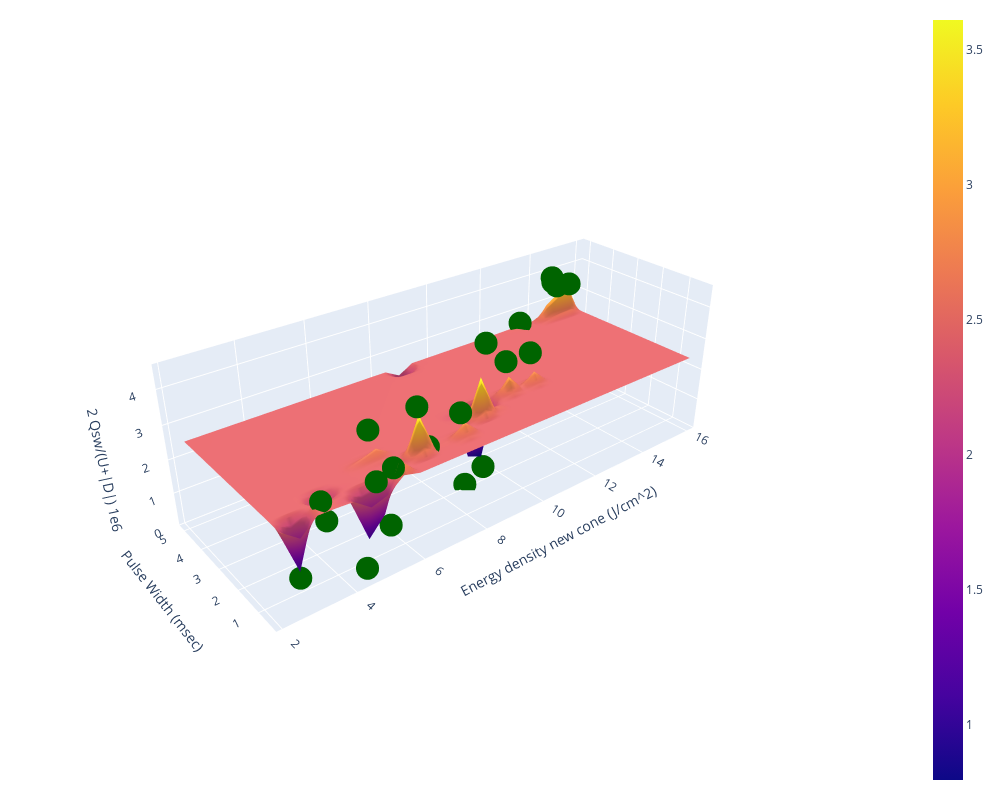
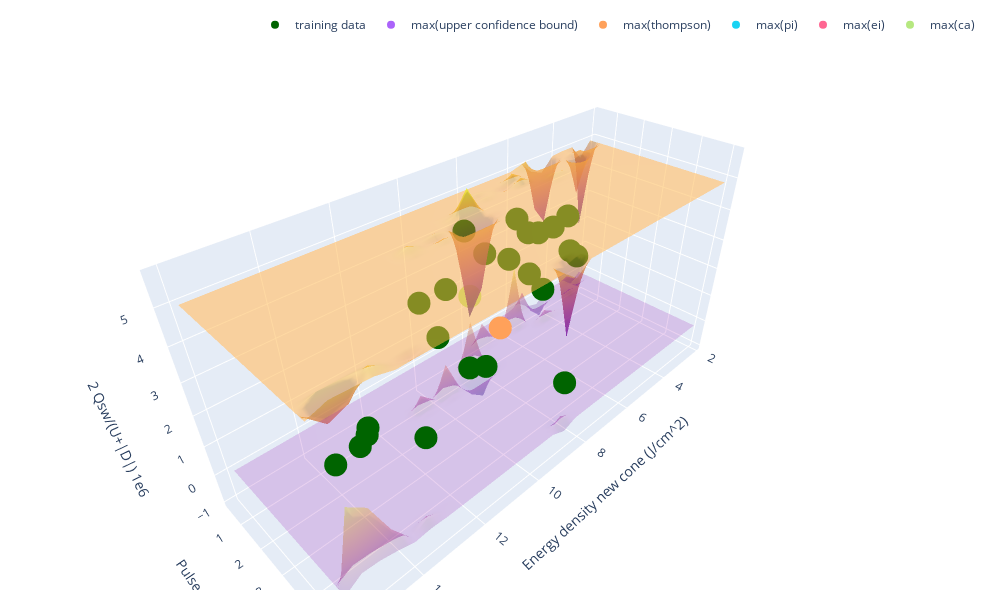

These figures' notebook cell, in order:
### Code cell
# visualize acquisition function results and confidence bound surfaces
vis_pred(raw_train_x, raw_train_y, raw_test_grid, raw_pred_labels)
vis_acq(raw_train_x, raw_train_y, raw_test_grid, raw_pred_labels, raw_upper_surf, raw_lower_surf, acqs)

### Figure 1 — Plotly figure (JSON) as saved in the notebook; plotly's stock layout.template omitted (floating-point values rounded to 4 significant figures; data arrays with more than 128 entries replaced by an {"elided": "..."} marker saying what was removed)
{"data": [{"name": "GP regression", "x": [2.276, 2.746, 3.215, 3.685, 4.154, 4.624, 5.094, 5.563, 6.033, 6.502, 6.972, 7.441, 7.911, 8.381, 8.85, 9.32, 9.789, 10.26, 10.73, 11.2, 11.67, 12.14, 12.61, 13.08, 13.55, 14.02, 14.49, 14.95, 15.42, 15.89], "y": [0.3393, 0.5055, 0.6718, 0.8381, 1.004, 1.171, 1.337, 1.503, 1.669, 1.836, 2.002, 2.168, 2.334, 2.501, 2.667, 2.833, 2.999, 3.166, 3.332, 3.498, 3.664, 3.831, 3.997, 4.163, 4.329, 4.496, 4.662, 4.828, 4.994, 5.161], "z": {"elided": "30x30 float values"}, "type": "surface"}, {"marker": {"color": "darkgreen"}, "mode": "markers", "name": "training data", "x": [2.73, 3.4, 3.79, 6.44, 5.36, 8.99, 8.8, 14.67, 5.24, 14.89, 10.13, 4.51, 5.37, 4.88, 6.76, 7.77, 8.73, 9.38, 10.48, 11.01, 14.71, 15.44, 13.37], "y": [0.5, 0.5, 1, 1, 1.5, 1.5, 5, 5, 0.5, 5, 2, 0.5, 0.5, 0.5, 1, 1, 2, 2, 2, 2, 5, 5, 5], "z": [0.873, 2.677, 1.699, 3.805, 3.335, 4.535, 1.363, 3.841, 1.201, 3.514, 3.471, 0.2633, 2.775, 2.591, 2.58, 3.174, 0.1315, 0.4512, 2.127, 3.468, 3.686, 3.446, 2.652], "type": "scatter3d"}], "layout": {"legend": {"orientation": "h", "yanchor": "top", "y": 1.02, "xanchor": "left", "x": 1}, "margin": {"r": 20, "l": 10, "b": 10, "t": 10}, "width": 1000, "height": 800, "scene": {"xaxis": {"title": {"text": "Energy density new cone (J/cm^2)"}}, "yaxis": {"title": {"text": "Pulse Width (msec)"}}, "zaxis": {"title": {"text": "2 Qsw/(U+|D|) 1e6"}}, "camera": {"up": {"x": 0, "y": 0, "z": 1}, "center": {"x": 0, "y": 0, "z": 0}, "eye": {"x": -2, "y": -2.5, "z": 1.75}}}}}

### Figure 2 — Plotly figure (JSON) as saved in the notebook; plotly's stock layout.template omitted (floating-point values rounded to 4 significant figures; data arrays with more than 128 entries replaced by an {"elided": "..."} marker saying what was removed)
{"data": [{"opacity": 0.5, "showscale": false, "x": [2.276, 2.746, 3.215, 3.685, 4.154, 4.624, 5.094, 5.563, 6.033, 6.502, 6.972, 7.441, 7.911, 8.381, 8.85, 9.32, 9.789, 10.26, 10.73, 11.2, 11.67, 12.14, 12.61, 13.08, 13.55, 14.02, 14.49, 14.95, 15.42, 15.89], "y": [0.3393, 0.5055, 0.6718, 0.8381, 1.004, 1.171, 1.337, 1.503, 1.669, 1.836, 2.002, 2.168, 2.334, 2.501, 2.667, 2.833, 2.999, 3.166, 3.332, 3.498, 3.664, 3.831, 3.997, 4.163, 4.329, 4.496, 4.662, 4.828, 4.994, 5.161], "z": {"elided": "30x30 float values"}, "type": "surface"}, {"opacity": 0.2, "showscale": false, "x": [2.276, 2.746, 3.215, 3.685, 4.154, 4.624, 5.094, 5.563, 6.033, 6.502, 6.972, 7.441, 7.911, 8.381, 8.85, 9.32, 9.789, 10.26, 10.73, 11.2, 11.67, 12.14, 12.61, 13.08, 13.55, 14.02, 14.49, 14.95, 15.42, 15.89], "y": [0.3393, 0.5055, 0.6718, 0.8381, 1.004, 1.171, 1.337, 1.503, 1.669, 1.836, 2.002, 2.168, 2.334, 2.501, 2.667, 2.833, 2.999, 3.166, 3.332, 3.498, 3.664, 3.831, 3.997, 4.163, 4.329, 4.496, 4.662, 4.828, 4.994, 5.161], "z": {"elided": "30x30 float values"}, "type": "surface"}, {"marker": {"color": "darkgreen"}, "mode": "markers", "name": "training data", "x": [2.73, 3.4, 3.79, 6.44, 5.36, 8.99, 8.8, 14.67, 5.24, 14.89, 10.13, 4.51, 5.37, 4.88, 6.76, 7.77, 8.73, 9.38, 10.48, 11.01, 14.71, 15.44, 13.37], "y": [0.5, 0.5, 1, 1, 1.5, 1.5, 5, 5, 0.5, 5, 2, 0.5, 0.5, 0.5, 1, 1, 2, 2, 2, 2, 5, 5, 5], "z": [0.873, 2.677, 1.699, 3.805, 3.335, 4.535, 1.363, 3.841, 1.201, 3.514, 3.471, 0.2633, 2.775, 2.591, 2.58, 3.174, 0.1315, 0.4512, 2.127, 3.468, 3.686, 3.446, 2.652], "type": "scatter3d"}, {"mode": "markers", "name": "max(upper confidence bound)", "x": [8.85], "y": [1.503], "z": [2.445], "type": "scatter3d"}, {"mode": "markers", "name": "max(thompson)", "x": [9.32], "y": [3.166], "z": [2.445], "type": "scatter3d"}, {"mode": "markers", "name": "max(pi)", "x": [8.85], "y": [1.503], "z": [2.445], "type": "scatter3d"}, {"mode": "markers", "name": "max(ei)", "x": [8.85], "y": [1.503], "z": [2.445], "type": "scatter3d"}, {"mode": "markers", "name": "max(ca)", "x": [8.85], "y": [1.503], "z": [2.445], "type": "scatter3d"}], "layout": {"margin": {"r": 20, "l": 10, "b": 10, "t": 10}, "legend": {"orientation": "h", "yanchor": "bottom", "y": 1.02, "xanchor": "right", "x": 1}, "width": 1000, "height": 600, "scene": {"xaxis": {"title": {"text": "Energy density new cone (J/cm^2)"}}, "yaxis": {"title": {"text": "Pulse Width (msec)"}}, "zaxis": {"title": {"text": "2 Qsw/(U+|D|) 1e6"}}}}}
